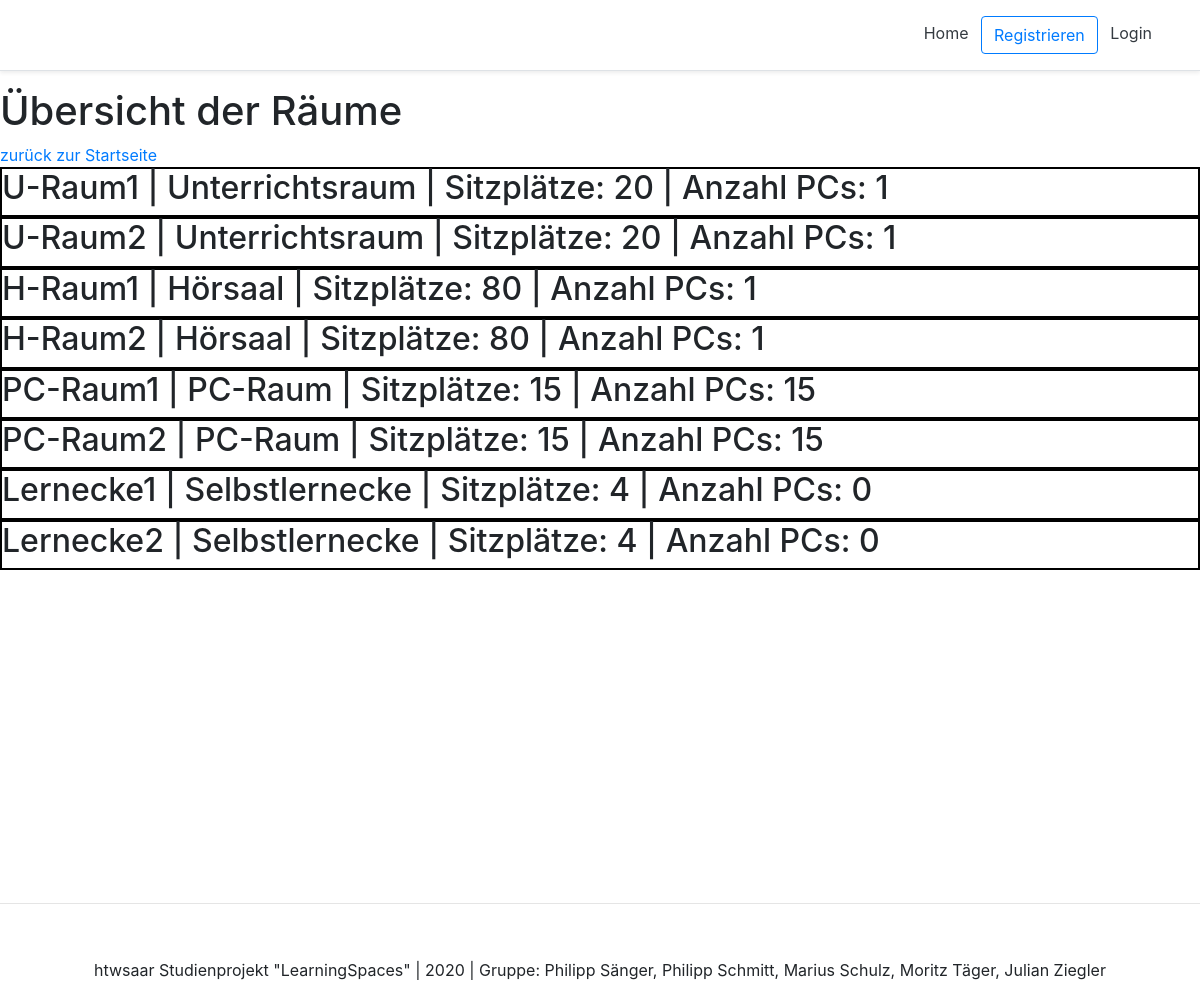
The app's page /room_list/ with its own data.
### bookingapp/models.py (models this page shows)
class Room(models.Model):
    ROOM_CATEGORIES = (
        ('Unterrichtsraum', 'Unterrichtsraum'),
        ('Hörsaal', 'Hörsaal'),
        ('PC-Raum', 'PC-Raum'),
        ('Selbstlernecke', 'Selbstlernecke'),
    )
    raumID = models.CharField(max_length=10)
    category = models.CharField(max_length=15, choices=ROOM_CATEGORIES)
    anzahl_plaetze = models.IntegerField()
    anzahl_pc = models.IntegerField()
    def __str__(self):
        return f'{self.raumID} | {self.category} | Sitzplätze: {self.anzahl_plaetze} | Anzahl PCs: {self.anzahl_pc}'

### bookingapp/views.py (the view)
# urls.py: path('room_list/', RoomList.as_view(), name='RoomList'),
class RoomList(ListView):
    model=Room

### bookingapp/templates/bookingapp/room_list.html
{% extends 'base.html' %}
{% block content %}
    <div>
        <h1>Übersicht der Räume</h1>
    </div>
    <div>
        <a href="{% url 'home' %}">zurück zur Startseite</a>
    </div>
    <div>
        {% for room in room_list %}
        <div class="roomlist" style="border: 2px solid black">
            <h2>{{room}}</h2>
        </div>
        {% endfor %}
    </div>
{% endblock content %}

### templates/base.html (shortened to what this page needs)
<!DOCTYPE html>
<html lang=en>
<head>
	{% include 'snippets/header.html' %}
</head>
<body>
	<div class="main">
		{% block content %}
		{% endblock content %}
	</div>
	{% include 'snippets/footer.html' %}
</body>
</html>

### templates/snippets/header.html (shortened to what this page needs)
<link rel="stylesheet" href="https://stackpath.bootstrapcdn.com/bootstrap/4.5.2/css/bootstrap.min.css">
<div class="d-flex flex-column flex-md-row align-items-center p-3 px-md-4 mb-3 bg-white border-bottom shadow-sm">
    <nav class="my-2 my-md-0 mr-md-3">
        {% if request.user.is_authenticated %}
            <a class="p-2 text-dark" href="{% url 'home' %}">Home</a>
            <a class="p-2 text-dark" href="{% url 'account' %}">Account</a>
            <a class="p-2 text-dark" href="{% url 'RoomList' %}">Raumübersicht</a>
            <a class="p-2 text-dark" href="{% url 'BookingView' %}">Raum buchen</a>
            <a class="p-2 text-dark" href="{% url 'BookingList' %}">Buchungen</a>
            <a class="p-2 text-dark" href="{% url 'logout' %}">Logout</a></p>
        {% else %}
            <a class="p-2 text-dark" href="{% url 'home' %}">Home</a>
            <a class="btn btn-outline-primary" href="{% url 'register' %}">Registrieren</a>
            <a class="p-2 text-dark" href="{% url 'login' %}">Login</a>
        {% endif %}
    </nav>
</div>

### templates/snippets/footer.html (shortened to what this page needs)
<hr>
<div class="d-flex flex-row align-items-center footer">
    <p class="m-auto">htwsaar Studienprojekt "LearningSpaces" | 2020 | Gruppe: Philipp Sänger, Philipp Schmitt, Marius Schulz, Moritz Täger, Julian Ziegler</p>
</div>

### templates/snippets/header.html (style rules this page uses)
@media (min-width: 768px) { html { font-size: 16px; } }

### templates/base.html (style rules this page uses)
.main { min-height: 100vh; height: 100%; }

### templates/snippets/footer.html (style rules this page uses)
.footer { min-height: 100px; }

### records on screen
Room: raumID+category+anzahl_plaetze "U-Raum1 | Unterrichtsraum | Sitzplätze: 20 | Anzahl PCs: 1"
Room: raumID+category+anzahl_plaetze "U-Raum2 | Unterrichtsraum | Sitzplätze: 20 | Anzahl PCs: 1"
Room: raumID+category+anzahl_plaetze "H-Raum1 | Hörsaal | Sitzplätze: 80 | Anzahl PCs: 1"
Room: raumID+category+anzahl_plaetze "H-Raum2 | Hörsaal | Sitzplätze: 80 | Anzahl PCs: 1"
Room: raumID+category+anzahl_plaetze "PC-Raum1 | PC-Raum | Sitzplätze: 15 | Anzahl PCs: 15"
Room: raumID+category+anzahl_plaetze "PC-Raum2 | PC-Raum | Sitzplätze: 15 | Anzahl PCs: 15"
Room: raumID+category+anzahl_plaetze "Lernecke1 | Selbstlernecke | Sitzplätze: 4 | Anzahl PCs: 0"
Room: raumID+category+anzahl_plaetze "Lernecke2 | Selbstlernecke | Sitzplätze: 4 | Anzahl PCs: 0"
